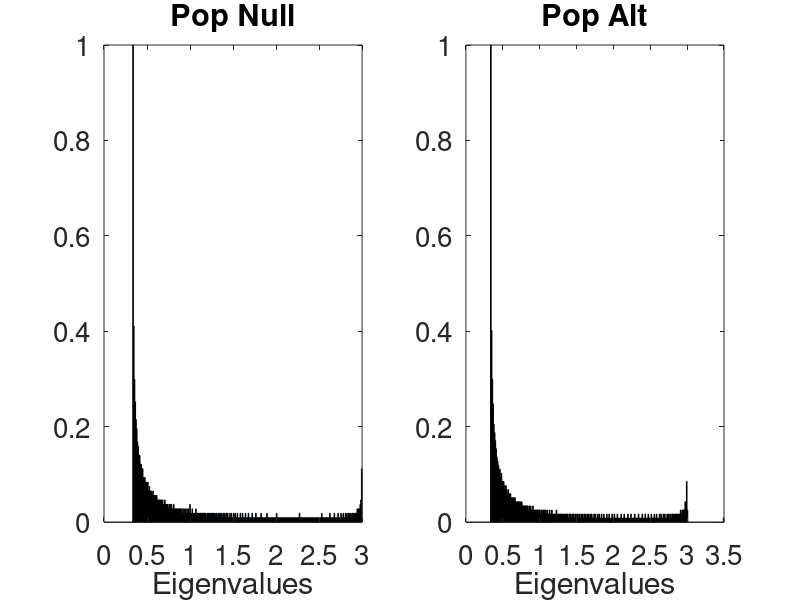

MATLAB code to generate this figure: (Note: this script raises an error after producing the figure.)
%Finite sample test of optimal LSS
%MC simulation in a Toeplitz null and one-spike alternative
%generate and save:
%1. histogram of population eigenvalues
%2. pointwise plot of LSS
%3. scree plot and histogram of sample eigenvalues
%4. distrib of LSS under null and alternative, for an MC simulation
%% Several plots: Toeplitz null and one-spike alternative
%% scree plot, LSS, and distrib of LSS under null and alternative.
a = {'-','--','-.',':'};       plotfigs=1;  savefigs =1;
gamma = 2; %aspect ratio gamma = p/n

%Null - Toeplitz
n=500;
p = floor(n*gamma);
rho = 0.5; %0.5. 0.7 or 0.85;
r = rho.^(0:1:p-1);
Sigma = toeplitz(r);
t = eig(Sigma); %null distrib
%for toeplitz: min  = (1-rho)/(1+rho); max = (1+rho)/(1-rho).
s_null = [1]; %the null spike

%Alternative (one spike)
% k=15; %number of trials
% mini = 0.1; maxi = 5;
k=1; %number of trials
%s1 = (1+rho)/(1-rho)*(1+sqrt(gamma))*0.3;
s1 = 3.5; %3.5 for rho=0.5; 4.1 for 0.6; 6.5 for 0.7 
spikes_arr =[s1]; %spikes

print_iter=1;
tic
for i=1:length(spikes_arr(:,1))
    if print_iter==1
        str = sprintf('Spike %d out of %d.\n',i,length(spikes_arr(:,1)));
        fprintf(str);
        toc
    end
    s_alt = spikes_arr(i,:)';
    %plot population eigenvalues
    if (plotfigs==1)
        [heights_n,locations_n] = hist([t;s_null],10*floor(sqrt(p)));
        heights_n = heights_n / max(heights_n);
        [heights_a,locations_a] = hist([t;s_alt],10*floor(sqrt(p)));
        heights_a = heights_a / max(heights_a);
        
        figure, hold on
        subplot(1,2,1)
        bar(locations_n,heights_n);
        set(gca,'fontsize',20)
        xlabel('Eigenvalues');
        title('Pop Null')
        subplot(1,2,2)
        bar(locations_a,heights_a);
        set(gca,'fontsize',20)
        xlabel('Eigenvalues');
        title('Pop Alt')
        
        if savefigs==1
            filename = sprintf( './Img/rho %.1f/pop hist toeplitz gamma = %.2f rho = %.2f spike = %.2f h=%d.png',...
                rho,gamma,rho,s_alt(1),length(s_alt));
            saveas(gcf, filename,'png');
            fprintf(['Saved Results to ' filename '\n']);
            close(gcf)
        end
    end
    %choose how to compute LSS
    LSS_comput_method = 'diag_regularization'; %fast
    %LSS_comput_method =  'collocation'; %slower, potentially more accurate
    [grid,LSS,density,asy_effect_size,K_hat,l_hat,u_hat,upper_pt,ind_in,any_outside]  = optimal_LSS(t,s_null,s_alt,gamma,LSS_comput_method);
    power = normcdf(norminv(0.05)+asy_effect_size);
    
    rng(2);
    figure, hold on
    if any_outside==1
        h1 = plot(grid,LSS,'linewidth',4,'color',rand(1,3));
        set(h1,'LineStyle',a{1});
    else
        %plot each bulk interval separately
        r = rand(1,3);
        for j=1:K_hat
            ind = min(grid>=l_hat(j),grid<=u_hat(j));
            h1 = plot(grid(ind),LSS(ind),'linewidth',4,'color',r);
            set(h1,'LineStyle',a{1});
        end
        %now plot intervals outside of the bulk
        %leftmost interval
        ind = grid<l_hat(1);
        h = plot(grid(ind),LSS(ind),'linewidth',4,'color',r);
        set(h,'LineStyle',a{4});
        %rightmost interval
        ind = grid>u_hat(K_hat);
        h = plot(grid(ind),LSS(ind),'linewidth',4,'color',r);
        set(h,'LineStyle',a{4});
        %inner intervals
        for j=1:K_hat-1
            ind = min(grid>u_hat(j),grid<l_hat(j+1));
            h = plot(grid(ind),LSS(ind),'linewidth',4,'color',r);
            set(h,'LineStyle',a{4});
        end
    end
    xlabel('Eigenvalue')
set(gca,'fontsize',20)
    %% save pointwise plot of LSS
    if savefigs==1
        filename = sprintf( './Img/rho %.1f/LSS toeplitz gamma = %.2f rho = %.2f spike = %.2f h=%d.png',rho,gamma,rho,s_alt(1),length(s_alt));
        saveas(gcf, filename,'png');
        fprintf(['Saved Results to ' filename '\n']);
        close(gcf)
    end
    
    %% finite sample simulation
    nMonte = 200;
    tn =  zeros(nMonte,1); %store null and alt LSS test stats
    ta =  zeros(nMonte,1);
    trace_n =  zeros(nMonte,1); %store null and alt test stats - mock: trace
    trace_a =  zeros(nMonte,1);
    
    for l=1:nMonte
        if print_iter==1
            str = sprintf('nMonte %d out of %d.\n',l,nMonte);
            fprintf(str);
            toc
        end
        %null and alt simu: assumes s_null and s_alt have equal length
        X_0=randn(n,p+length(s_null));
        X_null = n^(-1/2)*X_0*diag([t; s_null].^(1/2));
        eig_null = svd(X_null).^2;
        [heights_n,locations_n] = hist(eig_null,10*floor(sqrt(p)));
        heights_n = heights_n / max(heights_n);
        
        %alt
        X_alt = n^(-1/2)*X_0*diag([t; s_alt].^(1/2));
        eig_alt = svd(X_alt).^2;
        [heights_a,locations_a] = hist(eig_alt,10*floor(sqrt(p)));
        heights_a = heights_a / max(heights_a);
        
        %plot histogram of eigenvalues for first MC iter
        if (plotfigs==1)&&(l==nMonte)
            figure, hold on
            subplot(1,2,1)
            bar(locations_n,heights_n);
            set(gca,'fontsize',20)
            xlabel('Eigenvalues');
            title('Emp Null')
            subplot(1,2,2)
            bar(locations_a,heights_a);
            set(gca,'fontsize',20)
            xlabel('Eigenvalues');
            title('Emp Alt')
            
            if savefigs==1
                filename = sprintf( './Img/rho %.1f/empir hist toeplitz gamma = %.2f rho = %.2f spike = %.2f h=%d nMonte=%d.png',...
                    rho,gamma,rho,s_alt(1),length(s_alt),nMonte);
                saveas(gcf, filename,'png');
                fprintf(['Saved Results to ' filename '\n']);
                close(gcf)
            end
            
            %scree plot  of eigenvalues
            figure, hold on
            subplot(1,2,1)
            nu = 10;
            ei = 100*eig_null(1:nu)/sum(eig_null);
            bar(1:nu,ei)
            set(gca,'fontsize',20)
            xlim([0 nu+1/2]);
            xlabel('PC')
            ylabel('% Var')
            ax = gca;
            ax.XTick = [0 5 10];
            subplot(1,2,2)
            ei = 100*eig_alt(1:nu)/sum(eig_alt);
            bar(1:nu,ei)
            set(gca,'fontsize',20)
            xlim([0 nu+1/2]);
            xlabel('PC')
            ylabel('% Var')
            ax = gca;
            ax.XTick = [0 5 10];
            
            if savefigs==1
                filename = sprintf( './Img/rho %.1f/scree toeplitz gamma = %.2f rho = %.2f spike = %.2f h=%d nMonte=%d.png',...
                    rho,gamma,rho,s_alt(1),length(s_alt),nMonte);
                saveas(gcf, filename,'png');
                fprintf(['Saved Results to ' filename '\n']);
                close(gcf)
            end
        end
        
        %now compute the value of the LSS
        LSS_null = interp1(grid,LSS,eig_null,'pchip');
        LSS_alt = interp1(grid,LSS,eig_alt,'pchip');
        
        tn(l) = sum(LSS_null);
        ta(l) = sum(LSS_alt);
        trace_n(l) =  sum(eig_null); %store null and alt test stats - mock: trace
        trace_a(l) =  sum(eig_alt);
    end
    %Hist of LSS values (aggregated over all MCs)
    figure, hold on
    subplot(1,2,1)
    hist((tn-mean(tn))/std(tn));
    set(gca,'fontsize',14)
    xlabel('Null');
    set(gca,'FontSize',20);
    subplot(1,2,2)
    ta_std=(ta-mean(tn))/std(tn);
    hist(ta_std);
    set(gca,'fontsize',14)
    xlabel('Alternative');
    set(gca,'FontSize',20);
    str = sprintf('m = %.2f s = %.2f',mean(ta_std),std(ta_std));
    title(str);
    if savefigs==1
        filename = sprintf( './Img/rho %.1f/LSS standardized hist toeplitz gamma = %.2f rho = %.2f spike = %.2f h=%d nMonte=%d.png',...
            rho,gamma,rho,s_alt(1),length(s_alt),nMonte);
        saveas(gcf, filename,'png');
        fprintf(['Saved Results to ' filename '\n']);
        close(gcf)
    end
    mean_LSS_alt = mean(ta_std);
    std_LSS_alt = std(ta_std);
    
    %Hist of trace values (for comparison)
    figure, hold on
    subplot(1,2,1)
    hist((trace_n-mean(trace_n))/std(trace_n));
    set(gca,'fontsize',14)
    xlabel('Null');
    set(gca,'FontSize',20);
    subplot(1,2,2)
    trace_a_std=(trace_a-mean(trace_n))/std(trace_n);
    hist(trace_a_std);
    set(gca,'fontsize',14)
    xlabel('Alternative');
    set(gca,'FontSize',20);
    str = sprintf('m = %.2f s = %.2f',mean(trace_a_std),std(trace_a_std));
    title(str);
    mean_trace_alt = mean(trace_n);
    std_trace_alt = std(trace_n);
    
end
